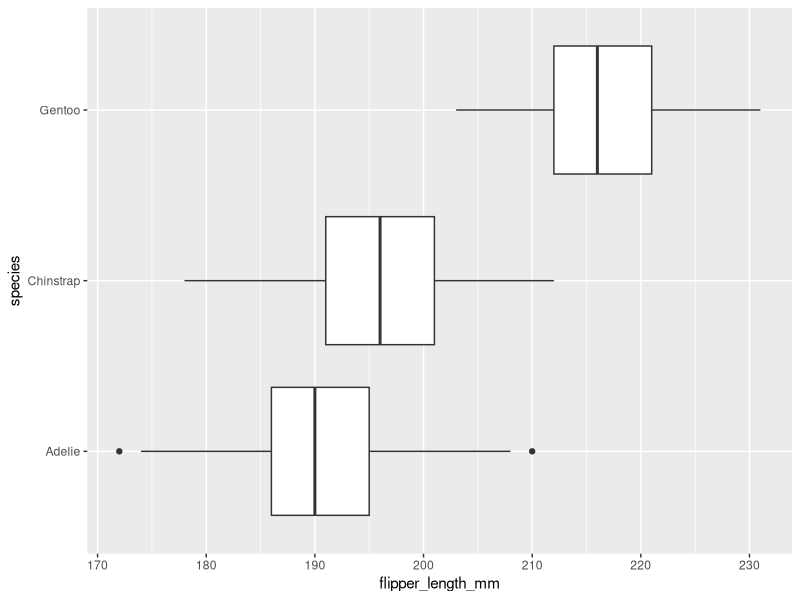
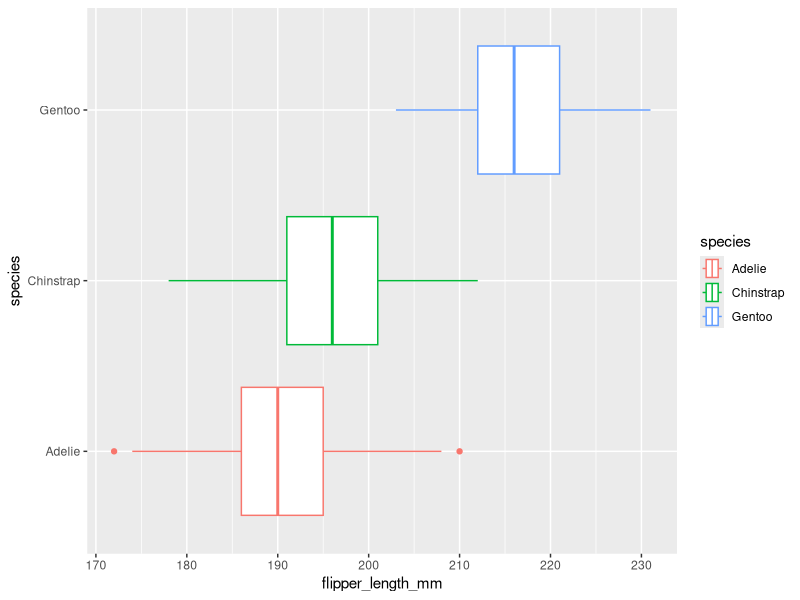
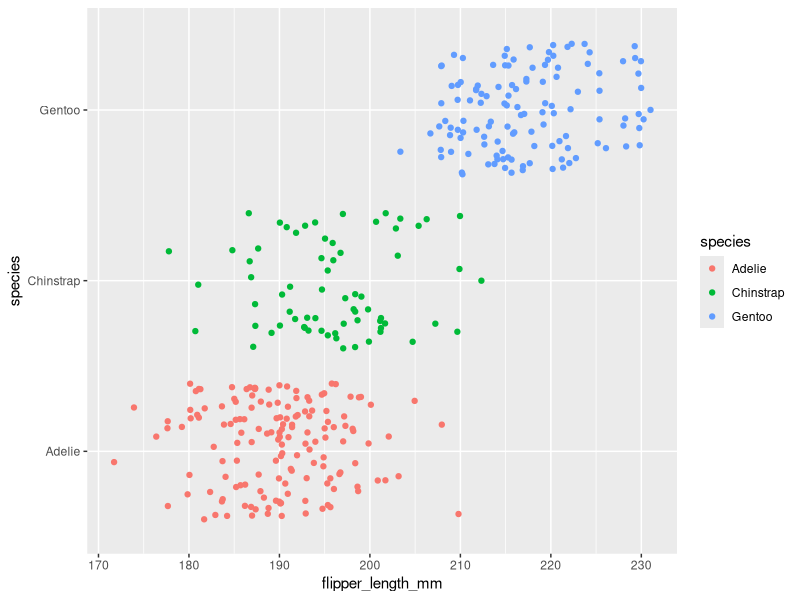
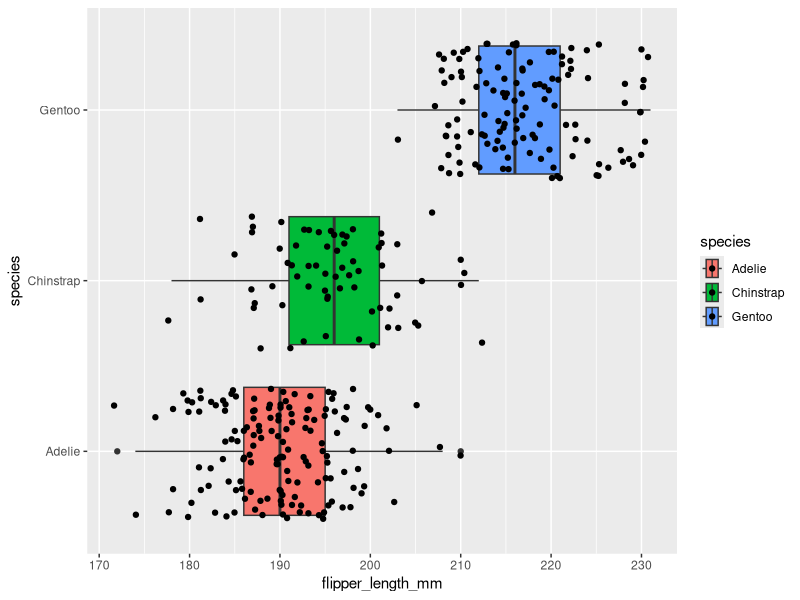
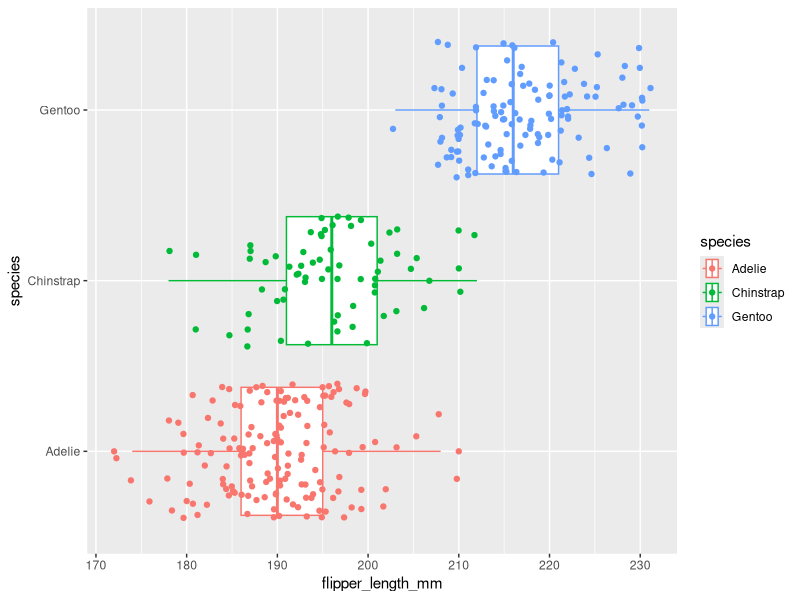
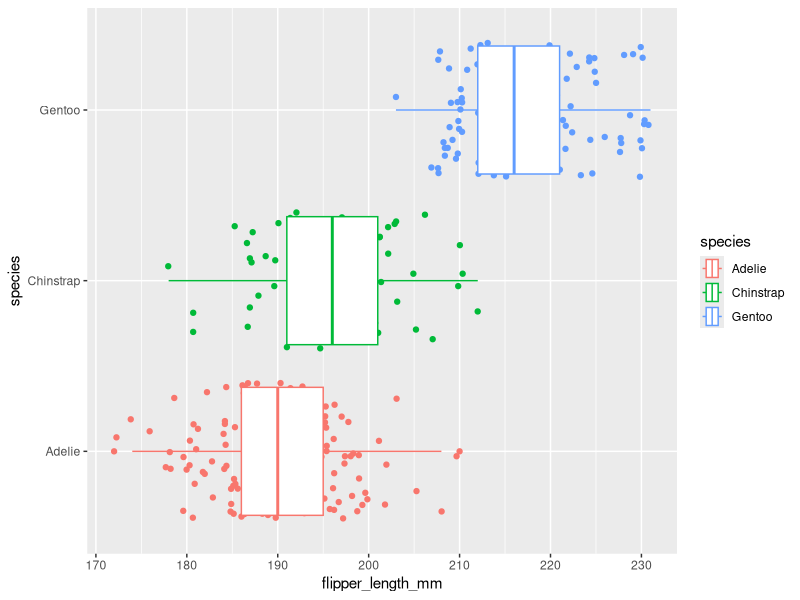
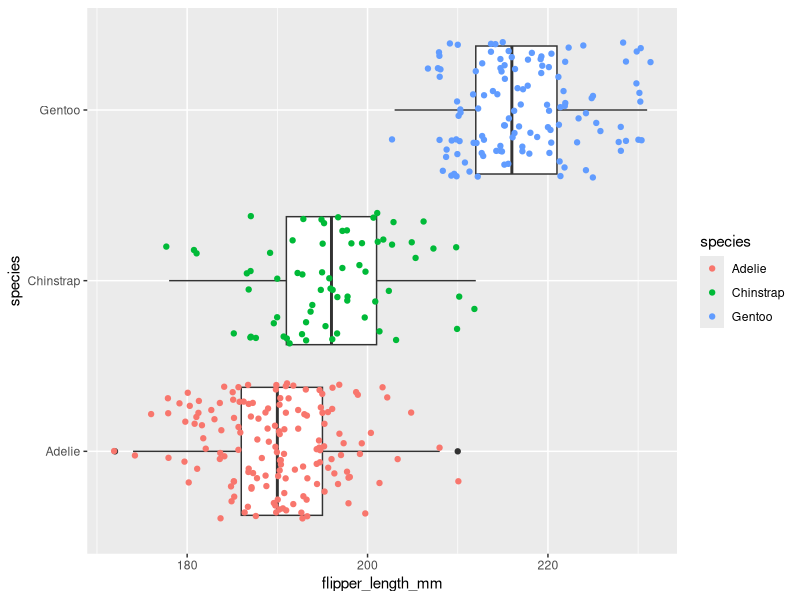

Reproduce these figures in R, in order.
## ---- chunk 1
knitr::opts_chunk$set(error = TRUE)
## ---- chunk 2
library(palmerpenguins)
penguins
## ---- chunk 3
library(ggplot2)
## ---- chunk 4
ggplot(data = penguins, mapping = aes(x = flipper_length_mm, y = species)) +
  geom_boxplot()
## ---- chunk 5
ggplot(data = penguins, mapping = aes(x = flipper_length_mm, y = species, color = species)) +
  geom_boxplot()
## ---- chunk 6
ggplot(data = penguins, mapping = aes(x = flipper_length_mm, y = species, color = species)) +
  geom_jitter()
## ---- chunk 7
ggplot(data = penguins, mapping = aes(x = flipper_length_mm, y=species, fill = species)) +
  geom_boxplot() +
  geom_jitter()
## ---- chunk 8
ggplot(data = penguins) +
  geom_boxplot(mapping = aes(x = flipper_length_mm, y=species, color = species)) +
  geom_jitter(mapping = aes(x = flipper_length_mm, y=species, color = species))
## ---- chunk 9
ggplot(data = penguins) +
  geom_jitter(mapping = aes(x = flipper_length_mm, y=species, color = species)) +
  geom_boxplot(mapping = aes(x = flipper_length_mm, y=species, color = species))
  
## ---- chunk 10
ggplot(data = penguins) +
  geom_boxplot(mapping = aes(x = flipper_length_mm, y=species)) +
  geom_jitter(mapping = aes(x = flipper_length_mm, y=species, color = species))
## ---- chunk 11

## ---- chunk 12

## ---- chunk 13

## ---- chunk 14

## ---- chunk 15

## ---- chunk 16

